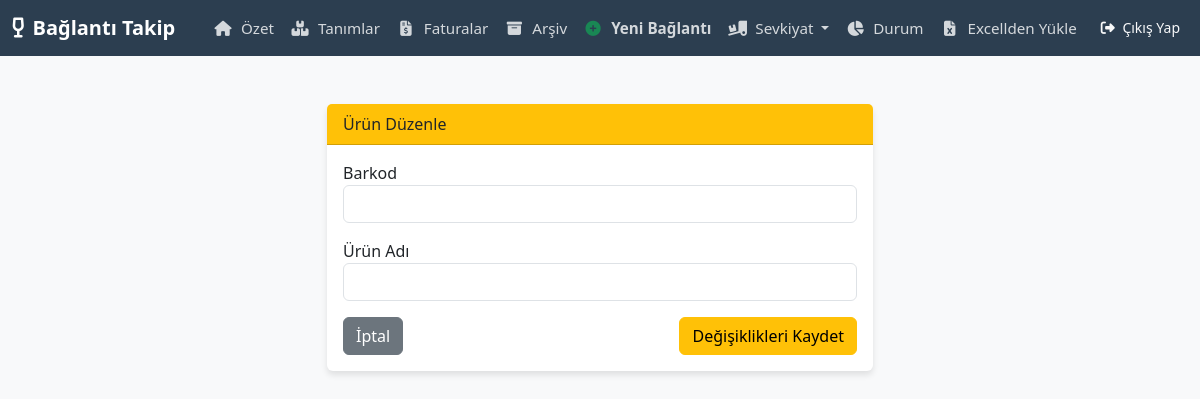
Page /urun-duzenle/116 (signed in) on the earlier database version.
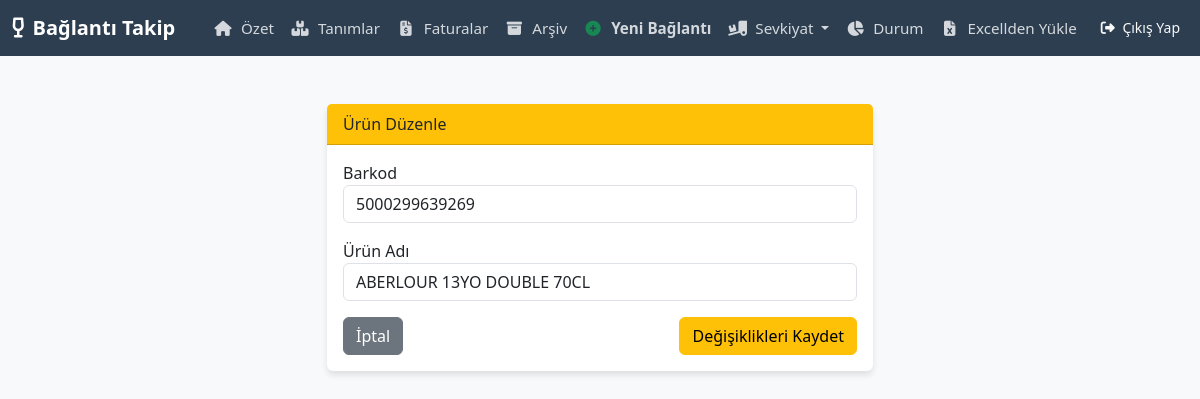
Same page on the later database version.
### tables this page shows
CREATE TABLE urunler 
                     (id INTEGER PRIMARY KEY AUTOINCREMENT, barkod TEXT, ad TEXT);

### app/routes.py (the view, shortened to what this page needs)
@main.route('/urun-duzenle/<int:id>', methods=['GET', 'POST'])
@login_required
def urun_duzenle(id):
    u = DatabaseManager.get_urun(id)
    return render_template('tanim_duzenle.html', type='urun', data=u)

### app/models.py (called while the page is built)
    @staticmethod
    def get_db_connection():
        conn = sqlite3.connect(current_app.config['DB_NAME'])
        conn.row_factory = sqlite3.Row
        return conn

    @staticmethod
    def get_user_by_id(user_id):
        conn = DatabaseManager.get_db_connection()
        user_data = conn.execute("SELECT * FROM kullanicilar WHERE id = ?", (user_id,)).fetchone()
        conn.close()
        if user_data: return User(user_data['id'], user_data['username'], user_data['password'])
        return None

    @staticmethod
    def get_urun(id):
        conn = DatabaseManager.get_db_connection()
        row = conn.execute("SELECT * FROM urunler WHERE id = ?", (id,)).fetchone()
        conn.close()
        return row

### app/templates/tanim_duzenle.html
{% extends "base.html" %}
{% block content %}
<div class="row justify-content-center mt-5">
    <div class="col-md-6">
        <div class="card">
            <div class="card-header bg-warning text-dark">
                {{ 'Tedarikçi' if type == 'tedarikci' else 'Ürün' }} Düzenle
            </div>
            <div class="card-body">
                <form method="POST">
                    {% if type == 'tedarikci' %}
                        <div class="mb-3">
                            <label>Firma Adı</label>
                            <input type="text" name="ad" value="{{ data['ad'] }}" class="form-control" required>
                        </div>
                    {% else %}
                        <div class="mb-3">
                            <label>Barkod</label>
                            <input type="text" name="barkod" value="{{ data['barkod'] }}" class="form-control" required>
                        </div>
                        <div class="mb-3">
                            <label>Ürün Adı</label>
                            <input type="text" name="ad" value="{{ data['ad'] }}" class="form-control" required>
                        </div>
                    {% endif %}
                    <div class="d-flex justify-content-between">
                        <a href="{{ url_for('main.tanimlar') }}" class="btn btn-secondary">İptal</a>
                        <button type="submit" class="btn btn-warning">Değişiklikleri Kaydet</button>
                    </div>
                </form>
            </div>
        </div>
    </div>
</div>
{% endblock %}

Differences in the rows shown:
added urunler: barkod "5000299639269", ad "ABERLOUR 13YO DOUBLE 70CL"
